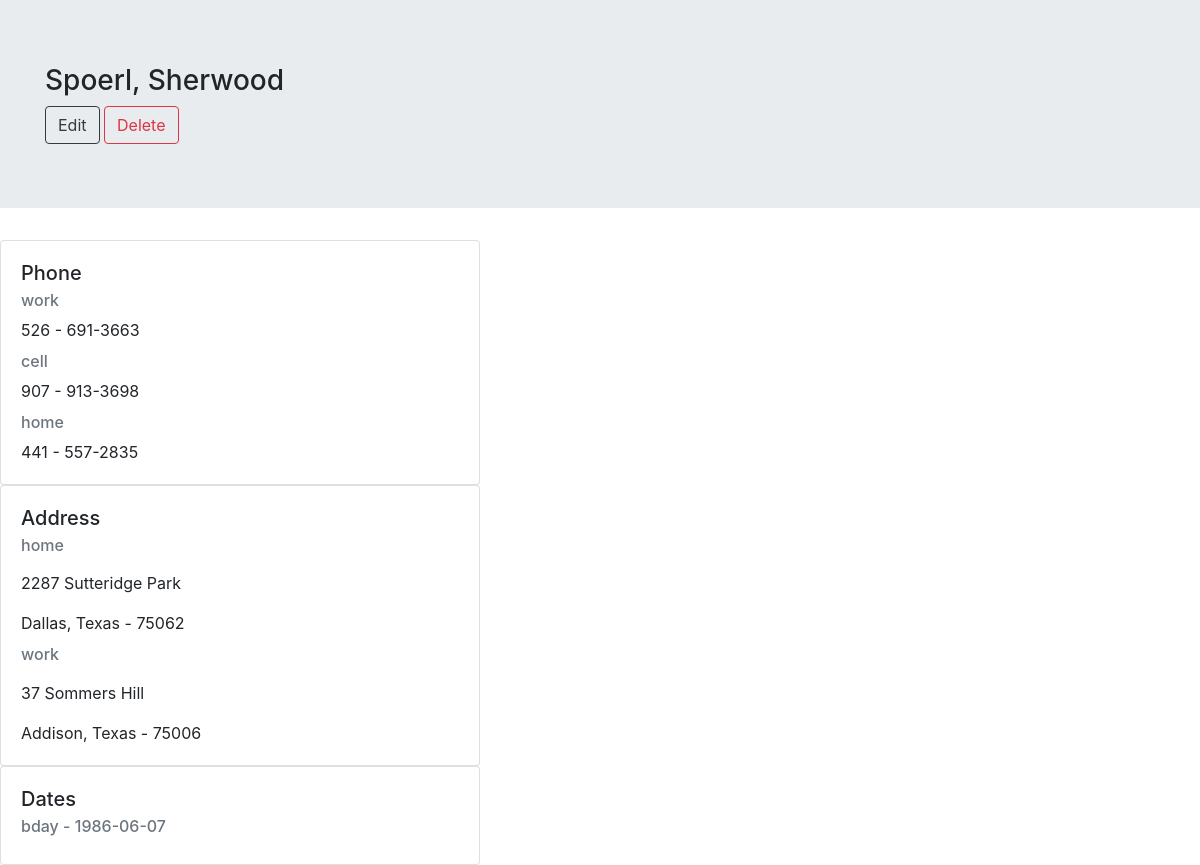
/home/get_contact/2/, run on the app's committed database.
### repository/models.py (models this page shows, shortened)
class contact_master(models.Model):
    contact_id = models.PositiveIntegerField(
        primary_key = True,
    )
    fname = models.CharField(
        max_length = 100,
        help_text = "First Name of the user",
    )
    mname = models.CharField(
        max_length = 100,
        help_text = "Middle Name of the user",
        blank = True,
    )
    lname = models.CharField(
        max_length = 100,
        help_text = "Last Name of the user",
    )

class phone_master(models.Model):
    types_of_phone = (
        ('home', 'Home'),
        ('work', 'Work'),
        ('fax', 'Fax'),
        ('cell', 'Cell'),
    )
    phone_id = models.AutoField(primary_key=True)
    contact_id = models.ForeignKey(
        'contact_master', on_delete=models.CASCADE,
    )
    phone_type = models.CharField(
        max_length = 4,
        choices = types_of_phone,
        default = 'home'
    )
    area_code = models.CharField(
        max_length = 3,
        help_text = 'Area Code'
    )
    number = models.CharField(
        help_text = 'number',
        max_length = 7,
        validators=[my_validator]
    )

class address_master(models.Model):
    types_of_address = (
        ('home', 'Home'),
        ('work', 'Work'),
    )
    address_id = models.AutoField(primary_key=True)
    contact_id = models.ForeignKey(
        'contact_master', on_delete=models.CASCADE,
    )
    address_type = models.CharField(
        max_length = 4,
        choices = types_of_address,
        default = 'home'
    )
    address = models.CharField(
        max_length = 200,
        help_text = 'Address'
    )
    city = models.CharField(
        max_length = 50,
        help_text = 'City',
    )
    state = models.CharField(
        max_length = 20,
        help_text= 'State',
    )
    zip = models.CharField(
        max_length = 6,
        blank = True
    )

class date_master(models.Model):
    types_of_dates = (
        ('bday', 'Birthday'),
        ('annv', 'Anniversary'),
    )
    date_id = models.AutoField(primary_key = True)
    contact_id = models.ForeignKey(
        'contact_master', on_delete = models.CASCADE,
    )
    date_type = models.CharField(
        max_length = 4,
        choices = types_of_dates,
        default = 'bday'
    )
    date = models.DateField()

### repository/views.py (the view)
# urls.py: url('^get_contact/(?P<user_id>[0-9]+)/$', view_contact, name = 'view_contact'),
def view_contact(request, user_id):
    contact = {}
    phone = {}
    address = {}
    date = {}
    contact_master_object = contact_master.objects.filter(contact_id = user_id)
    contact['fname'] = contact_master_object[0].fname
    contact['lname'] = contact_master_object[0].lname
    contact['mname'] = contact_master_object[0].mname
    phone_master_object = phone_master.objects.filter(contact_id = contact_master_object[0])
    for i, x in enumerate(phone_master_object):
        phone[i] = {
            'type': x.phone_type,
            'area_code': x.area_code,
            'number': x.number
        }
    address_master_object = address_master.objects.filter(contact_id = contact_master_object[0])
    for i, x in enumerate(address_master_object):
        address[i] = {
            'type': x.address_type,
            'address': x.address,
            'city': x.city,
            'state': x.state,
            'zip': x.zip
        }
    date_master_object = date_master.objects.filter(contact_id = contact_master_object[0])
    for i, x in enumerate(date_master_object):
        date[i] = {
            'type': x.date_type,
            'date': str(x.date)
        }
    return render(
        request, 'repository/view_contact.html',
        context = {
            'contact': contact,
            'address': address,
            'phone': phone,
            'date': date
        }
    )

### repository/templates/repository/view_contact.html (shortened to what this page needs)
<!doctype html>
{%load staticfiles %}
<html lang="en">
    <head>
        <link rel="stylesheet" href="https://maxcdn.bootstrapcdn.com/bootstrap/4.0.0/css/bootstrap.min.css">
    </head>
    <body>
        <div class="jumbotron jumbotron-fluid">
            <div class="container">
            <h3 class="display-6">{{ contact.lname }}, {{ contact.fname }} {{ contact.mname }}</h3>
            <a href='' type="button" class="btn btn-outline-dark" >Edit</a>
            <a href='#' type="button" class="btn btn-outline-danger">Delete</a>
            </div>
        </div>
        <div class="card" style="width: 30rem;">
            <div class="card-body">
                <h5 class="card-title">Phone</h5>
                {% for key, item in phone.items %}
                    <h6 class="card-subtitle mb-2 text-muted">{{ item.type }}</h6>
                    <p class="card-text">{{ item.area_code }} - {{ item.number }}</p>
                {% endfor %}
            </div>
        </div>
        <div class="card" style="width: 30rem;">
            <div class="card-body">
                <h5 class="card-title">Address</h5>
                {% for key, item in address.items %}
                    <h6 class="card-subtitle mb-2 text-muted">{{ item.type }}</h6>
                    <p class="card-text"></p>{{ item.address }}</p>
                    <p class="card-text">{{ item.city }}, {{ item.state }} - {{ item.zip }}</p>
                {% endfor %}
            </div>
        </div>
        <div class="card" style="width: 30rem;">
                <div class="card-body">
                    <h5 class="card-title">Dates</h5>
                    {% for key, item in date.items %}
                        <h6 class="card-subtitle mb-2 text-muted">{{ item.type }} - {{ item.date }}</h6>
                    {% endfor %}
                </div>
            </div>
    </body>
</html>

### data on the page
contact_master: lname "Spoerl", fname "Sherwood"
phone_master: type "work", area_code "526", number "691-3663"
phone_master: type "cell", area_code "907", number "913-3698"
phone_master: type "home", area_code "441", number "557-2835"
address_master: type "home", address "2287 Sutteridge Park", city "Dallas", state "Texas", zip "75062"
address_master: type "work", address "37 Sommers Hill", city "Addison", state "Texas", zip "75006"
date_master: type "bday"

### other printed values
{{ item.date }} "1986-06-07"
